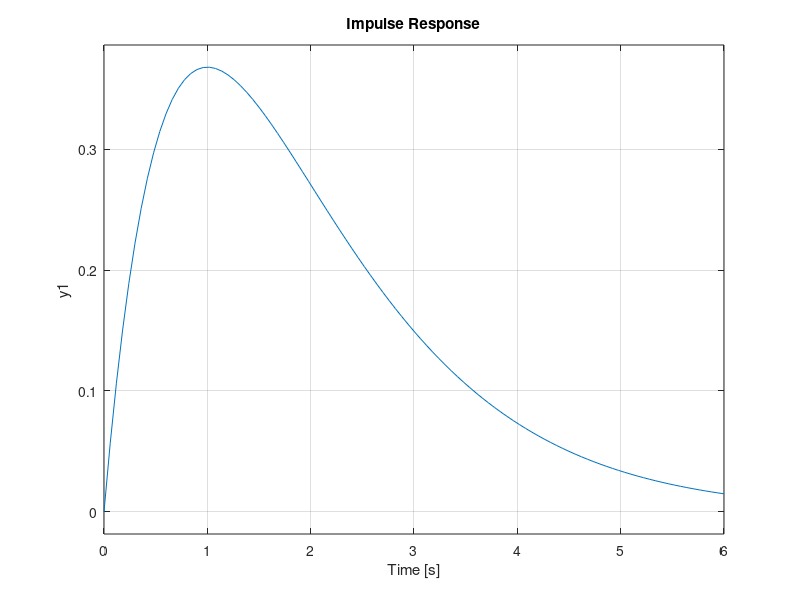

The MATLAB script that drew this image:
%Md. Roknuzzaman Rikon
%ID: 22024014
% Impulse Response of a Transfer Function 
sys = tf([1], [1 2 1]); 
impulse(sys); 
title('Impulse Response'); 
